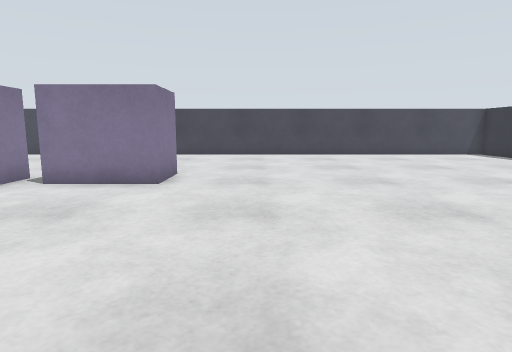
[1] (above)

23 first-person views from a walk through a robot-simulator world made for Gazebo. The camera is 0.14 m above the floor, tilts 8° down and sees 75° across. The floor is counted in squares, 0.1 m on a side. Each view is taken from the middle of a square. On the plan, view 1 faces up. The plan holds only what a view shows up to about 15 squares ahead; the rest is blank. The place goes on beyond the plan. The robots in the file are not drawn.

[2]
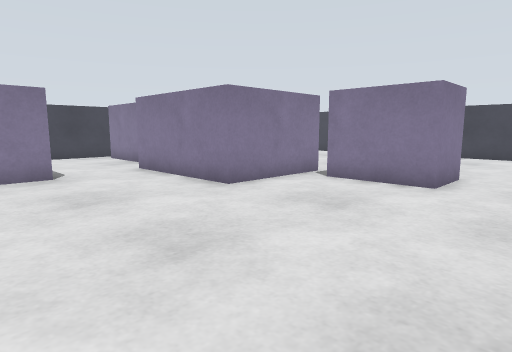

[3]
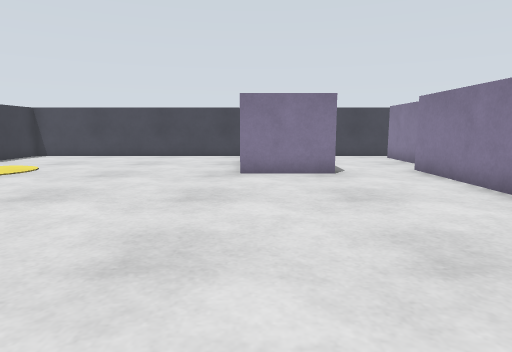

[4]
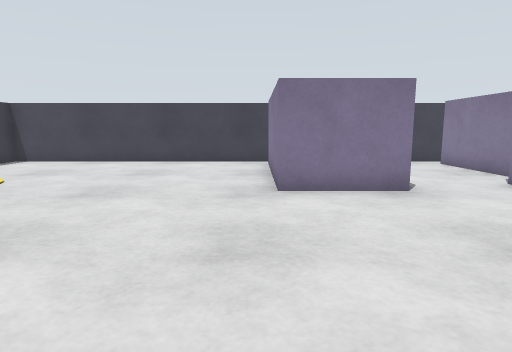

[5]
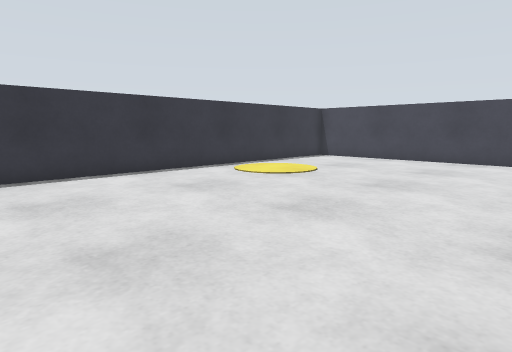

[6]
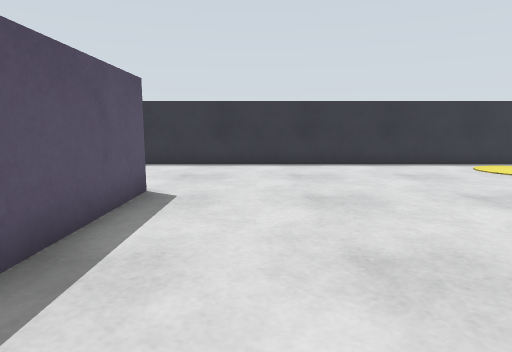

[7]
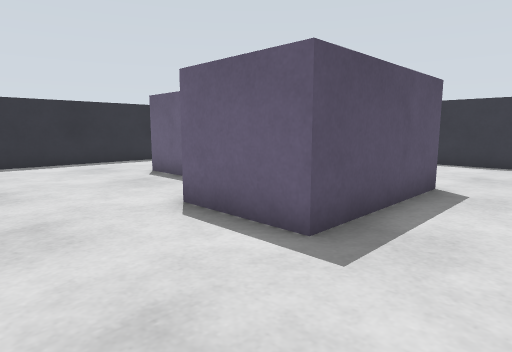

[8]
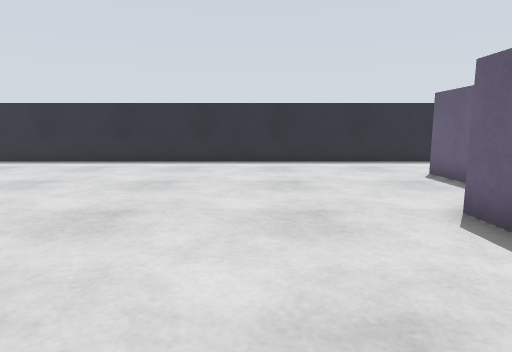

[9]
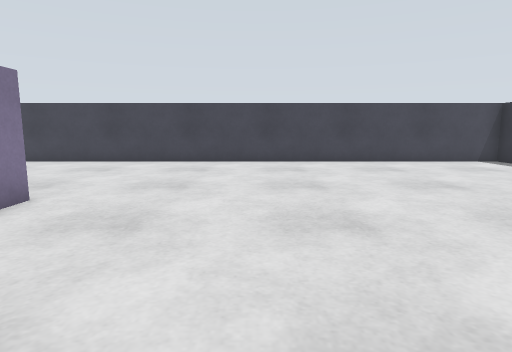

[10]
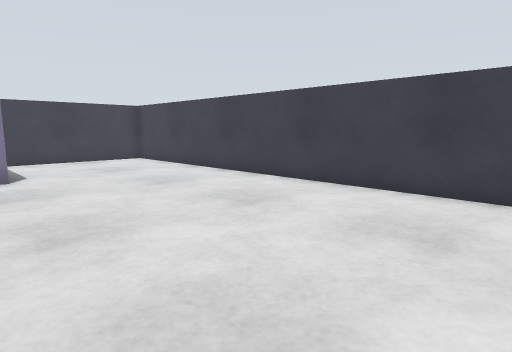

[11]
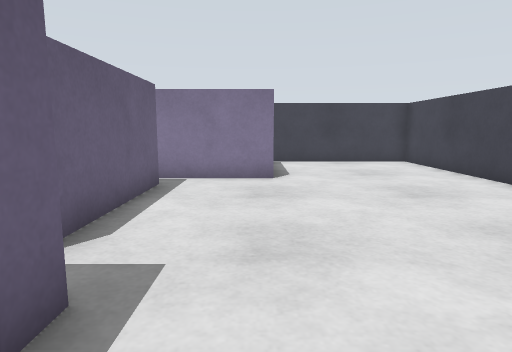

[12]
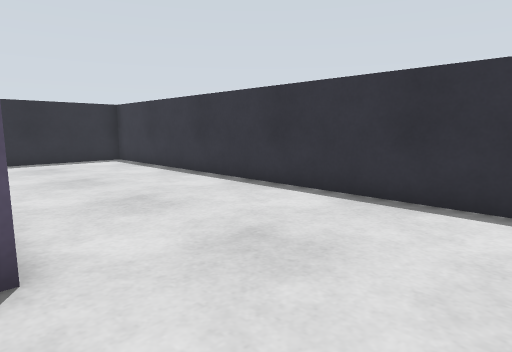

[13]
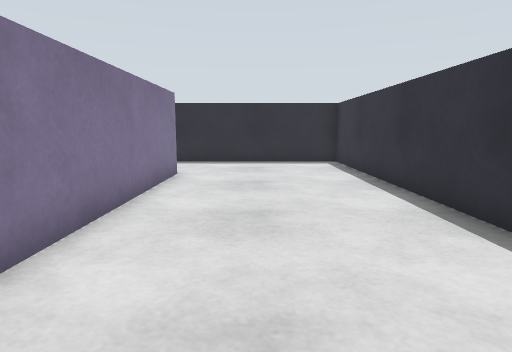

[14]
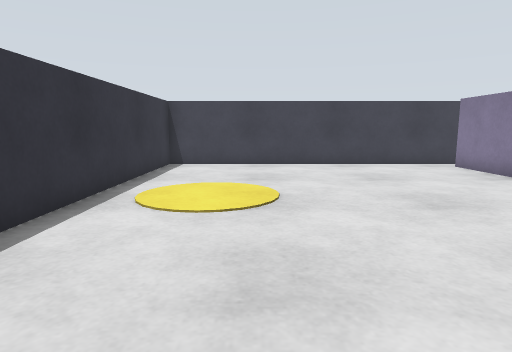

[15]
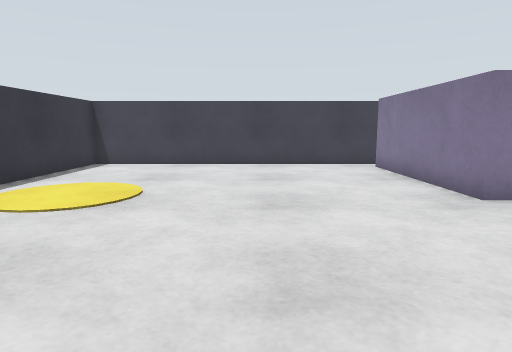

[16]
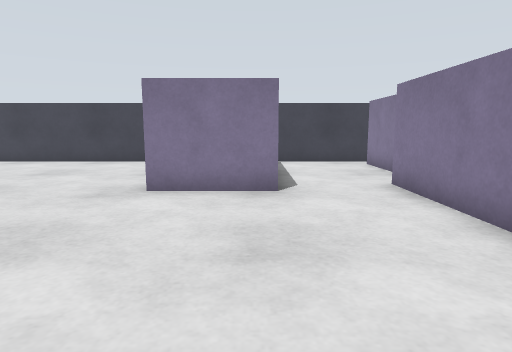

[17]
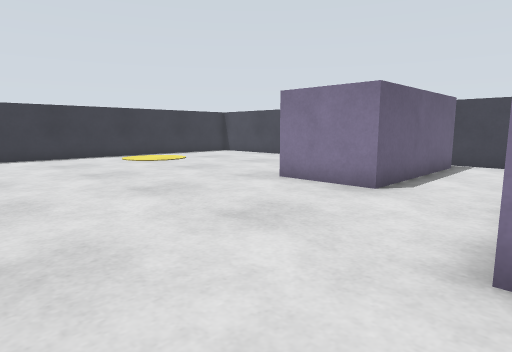

[18]
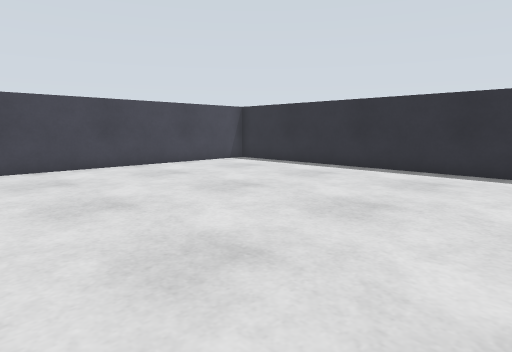

[19]
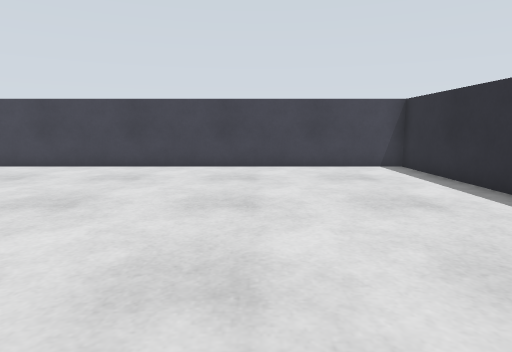

[20]
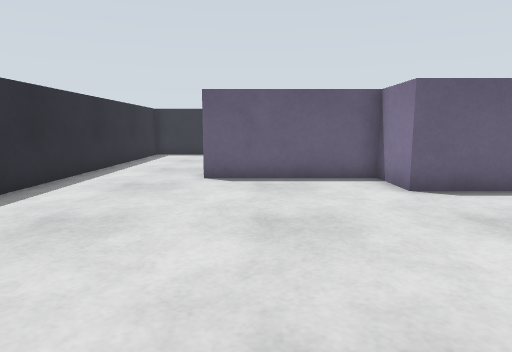

[21]
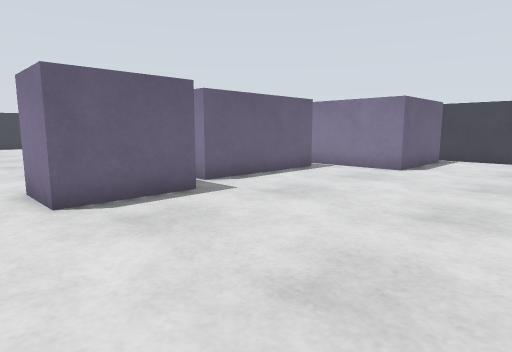

[22]
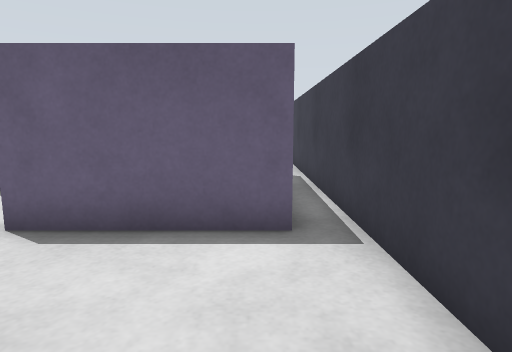

[23]
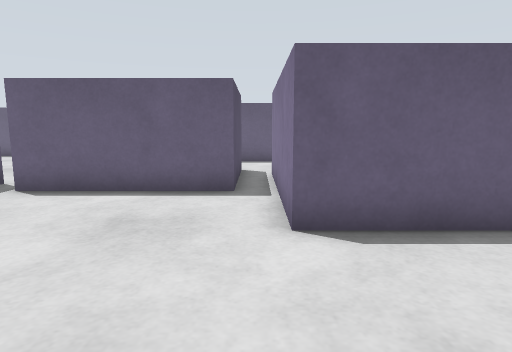

### Floor plan
Points are (right, up) in squares from view 1. A wall is a line through its corners. A room is listed if a view was taken in it or the views show most of it. See-through windows are left out.
Room 1 (views 1, 2, 3, 4, 5, 6, 7, 8, 9, 10, 11, 12, 13, 14, 15, 16, 17, 18, 19, 20, 21, 22, 23)
walls: (-6.5, 5.5) (-11.5, 5.5) (-11.5, 9.5) (-6.5, 9.5) (-6.5, 5.5); (3.4, -2.5) (8.5, -2.5); (0.5, -5.6) (0.5, -2.4); (8.5, -5.5) (1.1, -5.5); (-16.6, 2.5) (-10.5, 2.5) (-10.5, -0.5) (-16.5, -0.5); (-17.5, 0.1) (-17.5, -11.5) (12.5, -11.5) (12.5, 18.5) (-17.5, 18.5) (-17.5, 2.2); (-16.6, 12.5) (-12.5, 12.5) (-12.5, 6.5) (-16.5, 6.5)
objects: blue box (-5, 9) to (-3, 9); blue box (-5, 10) to (-3, 10); blue box (1, -2) to (3, -2); blue box (1, -1) to (3, -1)

Positions as (right, up) in squares from view 1, and headings:
1: (0, 0), facing up
2: (0, 0), facing up-left
3: (0, 0), facing left
4: (-3, -1), facing left
5: (-2, -1), facing down-left
6: (-2, 2), facing down
7: (-2, 3), facing down-right
8: (-2, 3), facing right
9: (2, 4), facing up
10: (-2, 11), facing up-left
11: (-3, 12), facing left
12: (-3, -5), facing down-right
13: (-2, -8), facing right
14: (-4, -8), facing left
15: (-4, -5), facing left
16: (-3, 2), facing left
17: (-3, 6), facing down-left
18: (1, 6), facing up-right
19: (7, 6), facing up
20: (7, 7), facing down
21: (-1, 17), facing down-left
22: (-16, 17), facing down
23: (-12, 17), facing down
